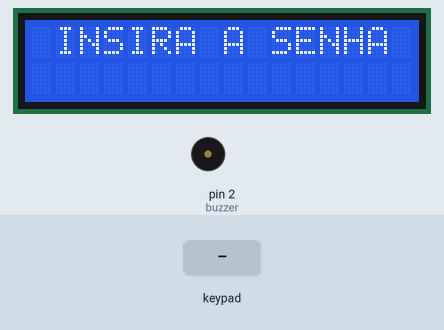
A sketch run on a simulated Arduino Uno, built with avr-gcc and run on an emulated ATmega328P. Parts: 16×2 character LCD, buzzer (waves = sounding). Inputs (shaded band) come from the test bench.

Above: at 1.2 s.
1.3 s: key 'C' pressed
At 1.7 s:
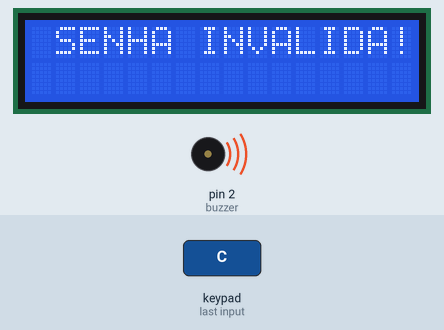
At 2.6 s:
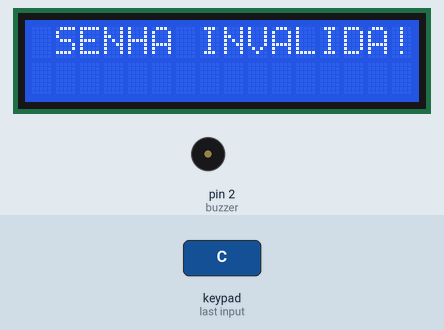
Timing chart, 0 to 4.3 s (numbered marks = the images above; inputs shaded):
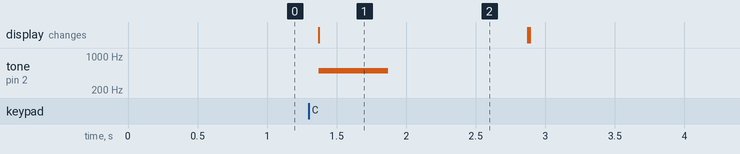

Measured:
- after the input at 1.3 s, tone on pin 2 (buzzer): silent → 500 Hz after 0.07 s, → silent 0.50 s later; the display: changes after 0.07 s (image 1)
- what the display in image 1 shows lasts 1.5 s, from 1.4 s to 2.9 s

The sketch:

Acesso_com_senha1.ino
```cpp
#include <Wire.h>
#include <LiquidCrystal_I2C.h>

LiquidCrystal_I2C lcd(0x27,2,1,0,4,5,6,7,3, POSITIVE);

#include <Password.h>   // Inclui biblioteca Password.h
#include <Keypad.h>       // Inclui biblioteca Keypa.h

#define buzzer 2           // Define a porta 2 como buzzer

Password senha = Password("1234");      // Senha para liberação de acesso

const byte linha = 4;     // Define número de linhas
const byte coluna = 4;    // Define número de colunas

// Relaciona linha e colunas para determinação dos caracteres
char keys[linha][coluna] = {
  {'1', '2', '3', 'A'},
  {'4', '5', '6', 'B'},
  {'7', '8', '9', 'C'},
  {'*', '0', '#', 'D'}
};

byte pinolinha[linha] = {10, 9, 8, 7};       // Declara os pinos de interpretação das linha
byte pinocoluna[coluna] = {6, 5, 4, 3};      // Declara os pinos de interpretação das coluna

Keypad keypad = Keypad(makeKeymap(keys), pinolinha, pinocoluna, linha, coluna);

void setup() {


  lcd.begin (16,2); // Dimensão da tela
  lcd.setBacklight(HIGH); //Liga a luz de fundo
  pinMode(buzzer, OUTPUT);           // Declara o pino como um pino de Saída de sinal
  Serial.begin(9600);
  keypad.addEventListener(keypadEvent);
  keypad.setDebounceTime(5);         // Tempo de atraso para leitura das teclas.

}

void loop() {
  lcd.setCursor(0,0); // coluna 0, linha 0
  lcd.print(" INSIRA A SENHA");  // Escreve no Display
  keypad.getKey();
}


void keypadEvent(KeypadEvent eKey) {
    switch (keypad.getState()) {
      case PRESSED:
        digitalWrite(buzzer, HIGH);
        delay(50);
        digitalWrite(buzzer, LOW);
        switch (eKey) {
          case 'C': verificasenha();
            break;
          default:
            senha.append(eKey);
        }
    }
  }

// Verifica o senha digitada após pressionar C
void verificasenha() {

  if (senha.evaluate()) {

 int qtd_bips = 2; //definindo a quantidade de bips
  for(int j=0; j<qtd_bips; j++){

    lcd.setCursor(0,0);
    lcd.print(" ACESSO LIBERADO");
    tone(buzzer,1500);

    delay(100);

    noTone(buzzer);
    delay(100);
  }

    delay(2000);

    senha.reset();
    lcd.clear();

  }
  else {
    lcd.setCursor(0,0);
    lcd.print(" SENHA INVALIDA!");
    int qtd_bips = 1;  //definindo a quantidade de bips
  for(int j=0; j<qtd_bips; j++){

 //Ligando o Buzzer com uma frequência de 500 hz

    tone(buzzer,500);
    delay(500);

// Desligando o Buzzer

noTone(buzzer);
delay(1000);

  }

    lcd.clear();
    senha.reset();
  }  }
```
